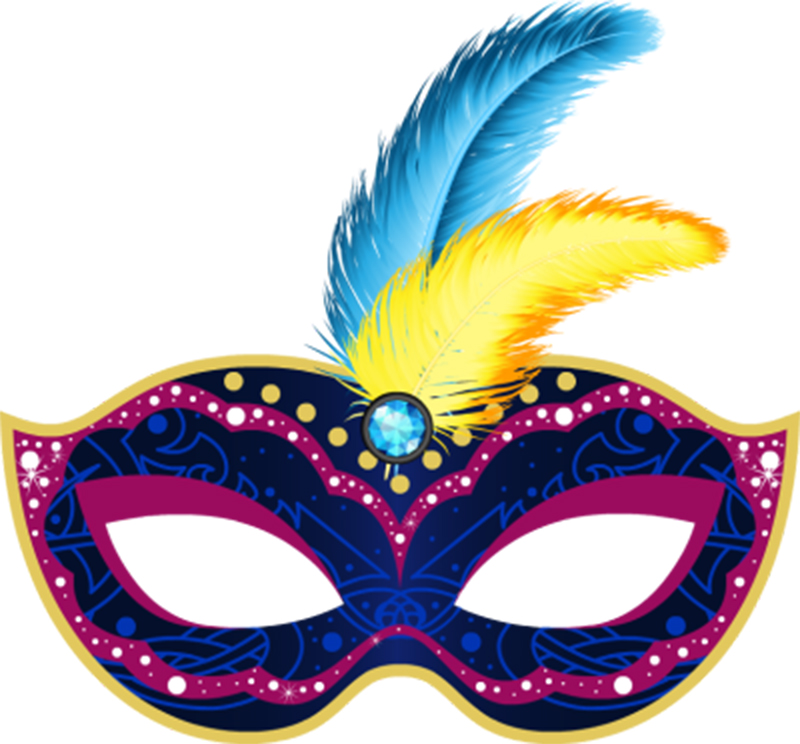
#> input picture Snapchat_Filters/Mask_filter/mask.png, 800 x 744 px
$ python mask.py
#> lines starting #> are read from the running program, lines starting #| are printed output that depends on the picture
import cv2

eye_detector=cv2.CascadeClassifier('/home/ebey/OpenCV/data/haarcascades/haarcascade_eye_tree_eyeglasses.xml')
face_detector = cv2.CascadeClassifier('/home/ebey/OpenCV/data/haarcascades/haarcascade_frontalface_alt.xml')

#feed = cv2.imread('face.jpg')
mask = cv2.imread('mask.png',cv2.IMREAD_UNCHANGED)
#> mask is the input picture: shape (744, 800, 4); mean B, G, R, A 182, 176.4, 182.3, 127.4

cap=cv2.VideoCapture(0)

while(cap.isOpened()):
	_,feed=cap.read()
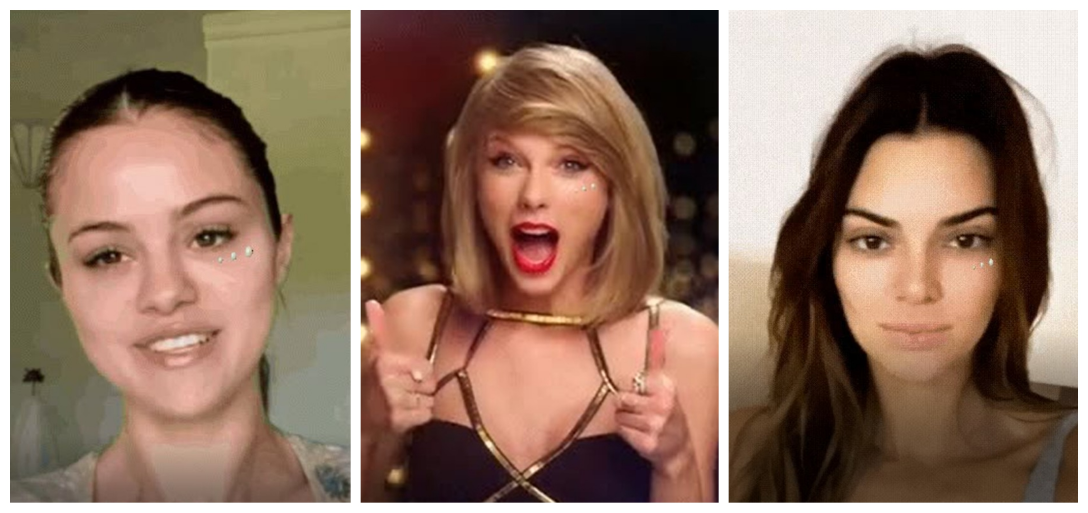
#> input picture Snapchat_Filters/Anti_Eyebrow_Piercing/sample.jpg, 3264 x 1538 px, given in place of the camera (shown at 1/3 size)
#> feed is the input picture: shape (1538, 3264, 3); mean B, G, R 97.9, 114.9, 143.3
	gray = cv2.cvtColor(feed,cv2.COLOR_BGR2GRAY)
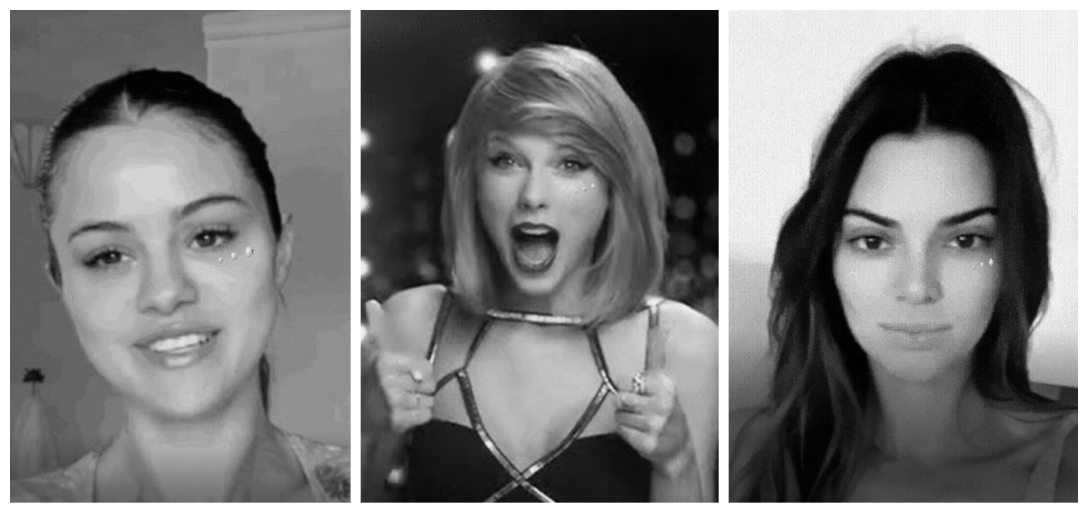
#> gray: shape (1538, 3264) (shown at 1/3 size); min 0, max 255, mean 121.4
	feed = cv2.cvtColor(feed,cv2.COLOR_BGR2BGRA)
#> feed: shape (1538, 3264, 4)
	faces=face_detector.detectMultiScale(gray,1.1,2)
#> faces = [[1480, 617, 254, 254], [1387, 330, 431, 431], [2435, 474, 639, 639], [360, 1102, 412, 412], [89, 428, 798, 798]]
	for (x,y,w,h) in faces:
		#cv2.rectangle(feed,(x,y),(x+w,y+h),(0,0,255),2)
		eyes = eye_detector.detectMultiScale(gray[y:y+h,x:x+w],1.1,2)
		if len(eyes)<2:
			break
		X1 = eyes[0,0] -50
		Y1 = eyes[0,1] -110
		X2 = eyes[1,0] + eyes[1,2] + 50
		Y2 = eyes[1,1] + eyes[1,3] + 20
		#cv2.rectangle(feed,(x+X1,y+Y1),(x+X2,y+Y2),(255,0,0),2)
		temp = cv2.resize(mask,(X2-X1+1,Y2-Y1+1))
		for i in range(y+Y1,y+Y2+1):
			for j in range(x+X1,x+X2+1):
				if temp[i-y-Y1,j-x-X1,3] != 0:
					feed[i,j] = temp[i-y-Y1,j-x-X1]
#> this loop made 1 pass
#> (x, y, w, h, eyes) on pass 1: (1480, 617, 254, 254, [[96, 179, 44, 44]])
		#feed[y+Y1:y+Y2+1,x+X1:x+X2+1] = mask
	cv2.imshow("FEED",feed)
	k=cv2.waitKey(10)
#> (key q is pressed here)
	if k == ord('q'):
		break
cap.release()
cv2.destroyAllWindows()
